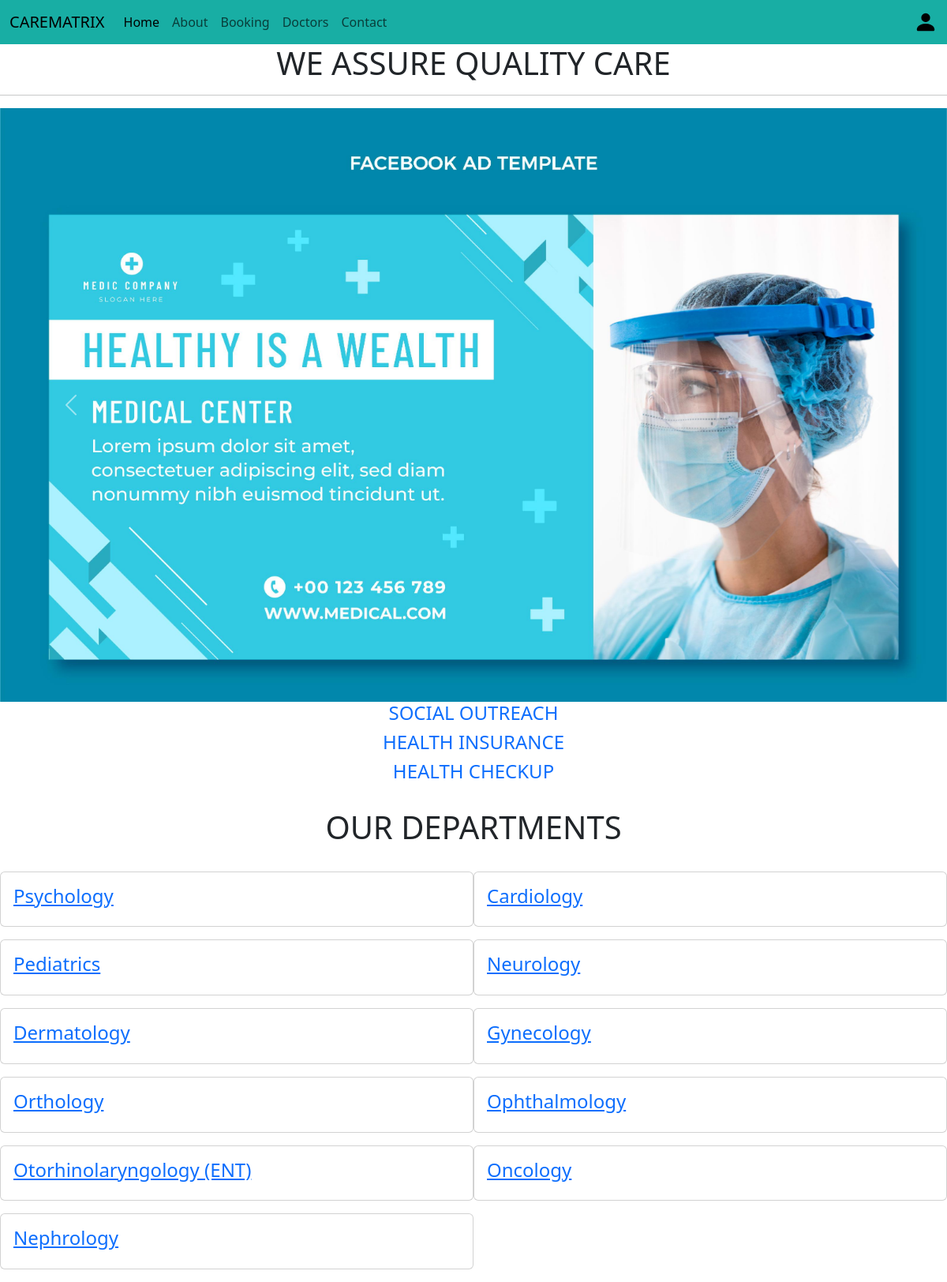
The page /home on the database its author committed.
### app/models.py (models this page shows, shortened)
class Departments(models.Model):
    dep_name=models.CharField(max_length=100)
    dep_description=models.TextField()

### app/views.py (the view)
# urls.py: 2. Add a URL to urlpatterns:  path('', views.home, name='home')
def home(request):
    dept= Departments.objects.all()
    return render(request,'users/home.html',{'department':dept})

### template/users/home.html (shortened to what this page needs)
{% extends 'users/base.html' %}
{% block content %}
<h1 class="text-center">WE ASSURE QUALITY CARE</h1>
<hr>
<div id="carouselExample" class="carousel slide">
    <div class="carousel-inner">
      <div class="carousel-item active">
        <img src="hospital_project\static\5949690.jpg" class="d-block w-100" alt="...">
      </div>
    </div>
    <button class="carousel-control-prev" type="button" data-bs-target="#carouselExample" data-bs-slide="prev">
      <span class="carousel-control-prev-icon" aria-hidden="true"></span>
    </button>
    <button class="carousel-control-next" type="button" data-bs-target="#carouselExample" data-bs-slide="next">
      <span class="carousel-control-next-icon" aria-hidden="true"></span>
    </button>
</div>
<h4 class="text-center "><a href="{% url 'outreach' %}" style="text-decoration: none;">SOCIAL OUTREACH</h4></a>
<h4 class="text-center"><a href="{% url 'health_insurance' %}" style="text-decoration: none;">HEALTH INSURANCE</h4></a>
<h4 class="text-center"><a href="{% url 'health_checkup' %}" style="text-decoration: none;">HEALTH CHECKUP</h4></a><br>
<h1 class="text-center">OUR DEPARTMENTS</h1><br>
{% for d in department %}
<div class="card mb-3 mx-auto w-50" style="width: 18rem; float: left;">
  <div class="card-body">
    <h4>
      <a href="{{ d.dep_link }}">{{ d.dep_name }}</a>
    </h4>
  </div>
</div>
{% endfor %}
{% endblock %}

### template/users/base.html (shortened to what this page needs)
{% load static %}
<!DOCTYPE html>
<html lang="en">
<head>
    <link href="https://cdn.jsdelivr.net/npm/bootstrap@5.3.3/dist/css/bootstrap.min.css" rel="stylesheet">
</head>
<body>
    <nav class="navbar navbar-expand-lg custom-navbar">
        <div class="container-fluid">
          <a class="navbar-brand" href="#">CAREMATRIX</a>
          <div class="collapse navbar-collapse" id="navbarNav">
            <ul class="navbar-nav">
              <li class="nav-item">
                <a class="nav-link active" aria-current="page" href="{% url 'home' %}">Home</a>
              </li>
              <li class="nav-item">
                <a class="nav-link" href="{% url 'about' %}">About</a>
              </li>
              <li class="nav-item">
                <a class="nav-link" href="{% url 'booking' %}">Booking</a>
              </li>
              <li class="nav-item">
                <a class="nav-link" href="{% url 'doctors' %}">Doctors</a>
              </li>
              <li class="nav-item">
                <a class="nav-link" href="{% url 'contact' %}">Contact</a>
            </ul>
          </div>
          <a href="{% url 'profile' %}"><svg xmlns="http://www.w3.org/2000/svg" width="30" height="30" fill="dark" class="bi bi-person-fill" viewBox="0 0 16 16">
            <path d="M3 14s-1 0-1-1 1-4 6-4 6 3 6 4-1 1-1 1zm5-6a3 3 0 1 0 0-6 3 3 0 0 0 0 6"/>
          </svg></a>
        </div>
      </nav>
      {% block content %}{% endblock %}
</body>
</html>

### template/users/base.html (style rules this page uses)
.custom-navbar { background-color: #18aea4; }

### rows shown on the page
Departments: dep_name "Psychology"
Departments: dep_name "Cardiology"
Departments: dep_name "Pediatrics"
Departments: dep_name "Neurology"
Departments: dep_name "Dermatology"
Departments: dep_name "Gynecology"
Departments: dep_name "Orthology"
Departments: dep_name "Ophthalmology"
Departments: dep_name "Otorhinolaryngology (ENT)"
Departments: dep_name "Oncology"
Departments: dep_name "Nephrology"
